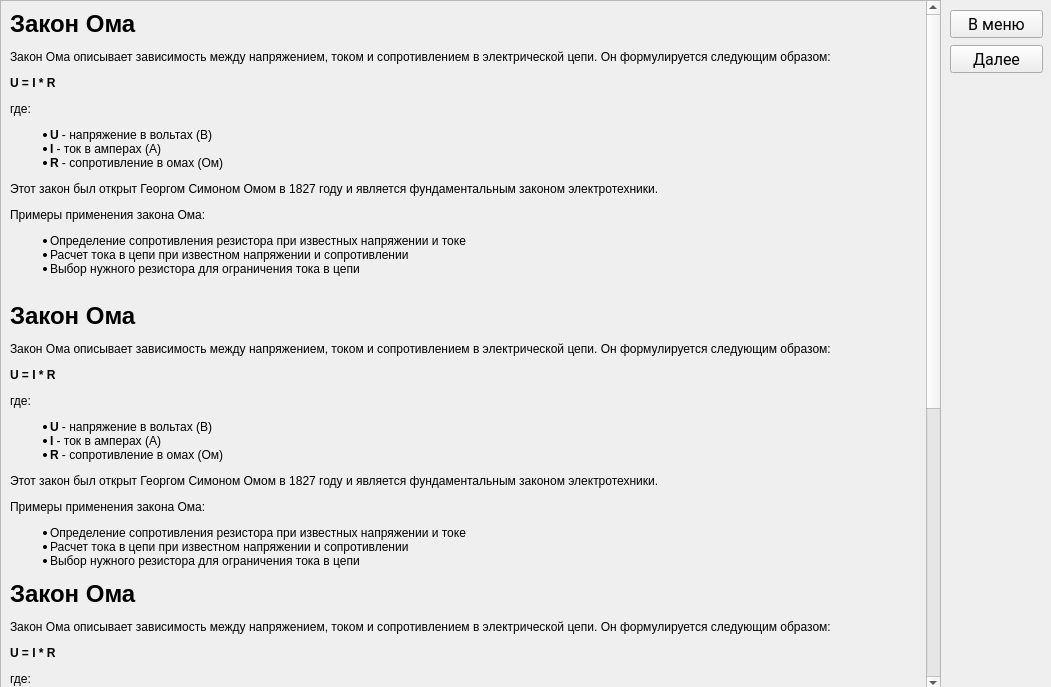
<?xml version="1.0" encoding="UTF-8"?>
<ui version="4.0">
 <class>MainWindow</class>
 <widget class="QMainWindow" name="MainWindow">
  <property name="geometry">
   <rect>
    <x>0</x>
    <y>0</y>
    <width>1051</width>
    <height>687</height>
   </rect>
  </property>
  <property name="windowTitle">
   <string>Закон Ома</string>
  </property>
  <widget class="QWidget" name="centralwidget">
   <widget class="QScrollArea" name="scrollArea">
    <property name="geometry">
     <rect>
      <x>0</x>
      <y>0</y>
      <width>941</width>
      <height>691</height>
     </rect>
    </property>
    <property name="widgetResizable">
     <bool>true</bool>
    </property>
    <widget class="QWidget" name="scrollAreaWidgetContents">
     <property name="geometry">
      <rect>
       <x>0</x>
       <y>-577</y>
       <width>918</width>
       <height>1266</height>
      </rect>
     </property>
     <layout class="QVBoxLayout" name="verticalLayout_2">
      <item>
       <widget class="QLabel" name="label">
        <property name="text">
         <string>&lt;html&gt;&lt;head/&gt;&lt;body&gt;&lt;p&gt;&lt;span style=&quot; font-size:xx-large; font-weight:600;&quot;&gt;Закон Ома&lt;/span&gt;&lt;/p&gt;&lt;p&gt;Закон Ома описывает зависимость между напряжением, током и сопротивлением в электрической цепи. Он формулируется следующим образом: &lt;/p&gt;&lt;p&gt;&lt;span style=&quot; font-weight:600;&quot;&gt;U = I * R&lt;/span&gt;&lt;/p&gt;&lt;p&gt;где: &lt;/p&gt;&lt;ul style=&quot;margin-top: 0px; margin-bottom: 0px; margin-left: 0px; margin-right: 0px; -qt-list-indent: 1;&quot;&gt;&lt;li style=&quot; margin-top:12px; margin-bottom:0px; margin-left:0px; margin-right:0px; -qt-block-indent:0; text-indent:0px;&quot;&gt;&lt;span style=&quot; font-weight:600;&quot;&gt;U&lt;/span&gt; - напряжение в вольтах (В) &lt;/li&gt;&lt;li style=&quot; margin-top:0px; margin-bottom:0px; margin-left:0px; margin-right:0px; -qt-block-indent:0; text-indent:0px;&quot;&gt;&lt;span style=&quot; font-weight:600;&quot;&gt;I&lt;/span&gt; - ток в амперах (А) &lt;/li&gt;&lt;li style=&quot; margin-top:0px; margin-bottom:12px; margin-left:0px; margin-right:0px; -qt-block-indent:0; text-indent:0px;&quot;&gt;&lt;span style=&quot; font-weight:600;&quot;&gt;R&lt;/span&gt; - сопротивление в омах (Ом) &lt;/li&gt;&lt;/ul&gt;&lt;p&gt;Этот закон был открыт Георгом Симоном Омом в 1827 году и является фундаментальным законом электротехники. &lt;/p&gt;&lt;p&gt;Примеры применения закона Ома: &lt;/p&gt;&lt;ul style=&quot;margin-top: 0px; margin-bottom: 0px; margin-left: 0px; margin-right: 0px; -qt-list-indent: 1;&quot;&gt;&lt;li style=&quot; margin-top:12px; margin-bottom:0px; margin-left:0px; margin-right:0px; -qt-block-indent:0; text-indent:0px;&quot;&gt;Определение сопротивления резистора при известных напряжении и токе &lt;/li&gt;&lt;li style=&quot; margin-top:0px; margin-bottom:0px; margin-left:0px; margin-right:0px; -qt-block-indent:0; text-indent:0px;&quot;&gt;Расчет тока в цепи при известном напряжении и сопротивлении &lt;/li&gt;&lt;li style=&quot; margin-top:0px; margin-bottom:12px; margin-left:0px; margin-right:0px; -qt-block-indent:0; text-indent:0px;&quot;&gt;Выбор нужного резистора для ограничения тока в цепи &lt;br/&gt;&lt;/li&gt;&lt;/ul&gt;&lt;p&gt;&lt;span style=&quot; font-size:xx-large; font-weight:600;&quot;&gt;Закон Ома&lt;/span&gt;&lt;/p&gt;&lt;p&gt;Закон Ома описывает зависимость между напряжением, током и сопротивлением в электрической цепи. Он формулируется следующим образом: &lt;/p&gt;&lt;p&gt;&lt;span style=&quot; font-weight:600;&quot;&gt;U = I * R&lt;/span&gt;&lt;/p&gt;&lt;p&gt;где: &lt;/p&gt;&lt;ul style=&quot;margin-top: 0px; margin-bottom: 0px; margin-left: 0px; margin-right: 0px; -qt-list-indent: 1;&quot;&gt;&lt;li style=&quot; margin-top:12px; margin-bottom:0px; margin-left:0px; margin-right:0px; -qt-block-indent:0; text-indent:0px;&quot;&gt;&lt;span style=&quot; font-weight:600;&quot;&gt;U&lt;/span&gt; - напряжение в вольтах (В) &lt;/li&gt;&lt;li style=&quot; margin-top:0px; margin-bottom:0px; margin-left:0px; margin-right:0px; -qt-block-indent:0; text-indent:0px;&quot;&gt;&lt;span style=&quot; font-weight:600;&quot;&gt;I&lt;/span&gt; - ток в амперах (А) &lt;/li&gt;&lt;li style=&quot; margin-top:0px; margin-bottom:12px; margin-left:0px; margin-right:0px; -qt-block-indent:0; text-indent:0px;&quot;&gt;&lt;span style=&quot; font-weight:600;&quot;&gt;R&lt;/span&gt; - сопротивление в омах (Ом) &lt;/li&gt;&lt;/ul&gt;&lt;p&gt;Этот закон был открыт Георгом Симоном Омом в 1827 году и является фундаментальным законом электротехники. &lt;/p&gt;&lt;p&gt;Примеры применения закона Ома: &lt;/p&gt;&lt;ul style=&quot;margin-top: 0px; margin-bottom: 0px; margin-left: 0px; margin-right: 0px; -qt-list-indent: 1;&quot;&gt;&lt;li style=&quot; margin-top:12px; margin-bottom:0px; margin-left:0px; margin-right:0px; -qt-block-indent:0; text-indent:0px;&quot;&gt;Определение сопротивления резистора при известных напряжении и токе &lt;/li&gt;&lt;li style=&quot; margin-top:0px; margin-bottom:0px; margin-left:0px; margin-right:0px; -qt-block-indent:0; text-indent:0px;&quot;&gt;Расчет тока в цепи при известном напряжении и сопротивлении &lt;/li&gt;&lt;li style=&quot; margin-top:0px; margin-bottom:12px; margin-left:0px; margin-right:0px; -qt-block-indent:0; text-indent:0px;&quot;&gt;Выбор нужного резистора для ограничения тока в цепи &lt;/li&gt;&lt;/ul&gt;&lt;p&gt;&lt;span style=&quot; font-size:xx-large; font-weight:600;&quot;&gt;Закон Ома&lt;/span&gt;&lt;/p&gt;&lt;p&gt;Закон Ома описывает зависимость между напряжением, током и сопротивлением в электрической цепи. Он формулируется следующим образом: &lt;/p&gt;&lt;p&gt;&lt;span style=&quot; font-weight:600;&quot;&gt;U = I * R&lt;/span&gt;&lt;/p&gt;&lt;p&gt;где: &lt;/p&gt;&lt;ul style=&quot;margin-top: 0px; margin-bottom: 0px; margin-left: 0px; margin-right: 0px; -qt-list-indent: 1;&quot;&gt;&lt;li style=&quot; margin-top:12px; margin-bottom:0px; margin-left:0px; margin-right:0px; -qt-block-indent:0; text-indent:0px;&quot;&gt;&lt;span style=&quot; font-weight:600;&quot;&gt;U&lt;/span&gt; - напряжение в вольтах (В) &lt;/li&gt;&lt;li style=&quot; margin-top:0px; margin-bottom:0px; margin-left:0px; margin-right:0px; -qt-block-indent:0; text-indent:0px;&quot;&gt;&lt;span style=&quot; font-weight:600;&quot;&gt;I&lt;/span&gt; - ток в амперах (А) &lt;/li&gt;&lt;li style=&quot; margin-top:0px; margin-bottom:12px; margin-left:0px; margin-right:0px; -qt-block-indent:0; text-indent:0px;&quot;&gt;&lt;span style=&quot; font-weight:600;&quot;&gt;R&lt;/span&gt; - сопротивление в омах (Ом) &lt;/li&gt;&lt;/ul&gt;&lt;p&gt;Этот закон был открыт Георгом Симоном Омом в 1827 году и является фундаментальным законом электротехники. &lt;/p&gt;&lt;p&gt;Примеры применения закона Ома: &lt;/p&gt;&lt;ul style=&quot;margin-top: 0px; margin-bottom: 0px; margin-left: 0px; margin-right: 0px; -qt-list-indent: 1;&quot;&gt;&lt;li style=&quot; margin-top:12px; margin-bottom:0px; margin-left:0px; margin-right:0px; -qt-block-indent:0; text-indent:0px;&quot;&gt;Определение сопротивления резистора при известных напряжении и токе &lt;/li&gt;&lt;li style=&quot; margin-top:0px; margin-bottom:0px; margin-left:0px; margin-right:0px; -qt-block-indent:0; text-indent:0px;&quot;&gt;Расчет тока в цепи при известном напряжении и сопротивлении &lt;/li&gt;&lt;li style=&quot; margin-top:0px; margin-bottom:12px; margin-left:0px; margin-right:0px; -qt-block-indent:0; text-indent:0px;&quot;&gt;Выбор нужного резистора для ограничения тока в цепи&lt;/li&gt;&lt;li style=&quot;-qt-paragraph-type:empty; margin-top:0px; margin-bottom:12px; margin-left:0px; margin-right:0px; -qt-block-indent:0; text-indent:0px;&quot;&gt;&lt;br/&gt;&lt;/li&gt;&lt;/ul&gt;&lt;p&gt;&lt;span style=&quot; font-size:xx-large; font-weight:600;&quot;&gt;Закон Ома&lt;/span&gt;&lt;/p&gt;&lt;p&gt;Закон Ома описывает зависимость между напряжением, током и сопротивлением в электрической цепи. Он формулируется следующим образом: &lt;/p&gt;&lt;p&gt;&lt;span style=&quot; font-weight:600;&quot;&gt;U = I * R&lt;/span&gt;&lt;/p&gt;&lt;p&gt;где: &lt;/p&gt;&lt;ul style=&quot;margin-top: 0px; margin-bottom: 0px; margin-left: 0px; margin-right: 0px; -qt-list-indent: 1;&quot;&gt;&lt;li style=&quot; margin-top:12px; margin-bottom:0px; margin-left:0px; margin-right:0px; -qt-block-indent:0; text-indent:0px;&quot;&gt;&lt;span style=&quot; font-weight:600;&quot;&gt;U&lt;/span&gt; - напряжение в вольтах (В) &lt;/li&gt;&lt;li style=&quot; margin-top:0px; margin-bottom:0px; margin-left:0px; margin-right:0px; -qt-block-indent:0; text-indent:0px;&quot;&gt;&lt;span style=&quot; font-weight:600;&quot;&gt;I&lt;/span&gt; - ток в амперах (А) &lt;/li&gt;&lt;li style=&quot; margin-top:0px; margin-bottom:12px; margin-left:0px; margin-right:0px; -qt-block-indent:0; text-indent:0px;&quot;&gt;&lt;span style=&quot; font-weight:600;&quot;&gt;R&lt;/span&gt; - сопротивление в омах (Ом) &lt;/li&gt;&lt;/ul&gt;&lt;p&gt;Этот закон был открыт Георгом Симоном Омом в 1827 году и является фундаментальным законом электротехники. &lt;/p&gt;&lt;p&gt;Примеры применения закона Ома: &lt;/p&gt;&lt;ul style=&quot;margin-top: 0px; margin-bottom: 0px; margin-left: 0px; margin-right: 0px; -qt-list-indent: 1;&quot;&gt;&lt;li style=&quot; margin-top:12px; margin-bottom:0px; margin-left:0px; margin-right:0px; -qt-block-indent:0; text-indent:0px;&quot;&gt;Определение сопротивления резистора при известных напряжении и токе &lt;/li&gt;&lt;li style=&quot; margin-top:0px; margin-bottom:0px; margin-left:0px; margin-right:0px; -qt-block-indent:0; text-indent:0px;&quot;&gt;Расчет тока в цепи при известном напряжении и сопротивлении &lt;/li&gt;&lt;li style=&quot; margin-top:0px; margin-bottom:12px; margin-left:0px; margin-right:0px; -qt-block-indent:0; text-indent:0px;&quot;&gt;Выбор нужного резистора для ограничения тока в цепи &lt;/li&gt;&lt;/ul&gt;&lt;/body&gt;&lt;/html&gt;</string>
        </property>
        <property name="wordWrap">
         <bool>true</bool>
        </property>
       </widget>
      </item>
     </layout>
    </widget>
   </widget>
   <widget class="QPushButton" name="buttonForward">
    <property name="geometry">
     <rect>
      <x>950</x>
      <y>45</y>
      <width>93</width>
      <height>28</height>
     </rect>
    </property>
    <property name="font">
     <font>
      <family>Roboto</family>
      <pointsize>12</pointsize>
     </font>
    </property>
    <property name="text">
     <string>Далее</string>
    </property>
   </widget>
   <widget class="QPushButton" name="buttonBack">
    <property name="geometry">
     <rect>
      <x>950</x>
      <y>10</y>
      <width>93</width>
      <height>28</height>
     </rect>
    </property>
    <property name="font">
     <font>
      <family>Roboto</family>
      <pointsize>12</pointsize>
     </font>
    </property>
    <property name="text">
     <string>В меню</string>
    </property>
   </widget>
  </widget>
 </widget>
 <resources>
  <include location="resources.qrc"/>
 </resources>
 <connections/>
</ui>
